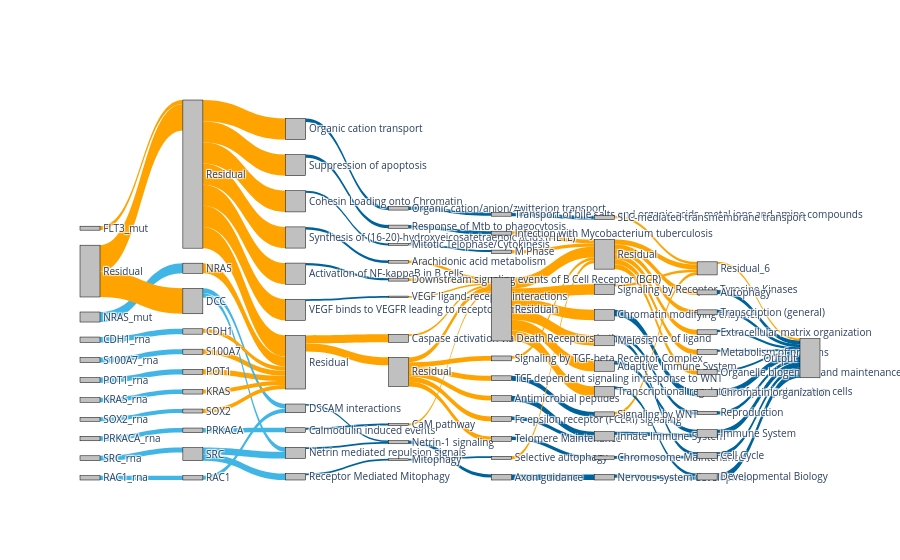

The cell this chart's notebook holds for it:
### Code cell
imps_dir = '/mnt/disks/pancan/pnet/results/ploidy/tcga_skcm/run0/'
savepath = '/mnt/disks/pancan/pnet/figures/ploidy_tcga_sankey_diagram.html'
sk = sankey_diag.SankeyDiag(imps_dir)
fig = sk.get_sankey_diag(savepath)

### Figure 1 — Plotly figure (JSON) as saved in the notebook; plotly's stock layout.template omitted (floating-point values rounded to 4 significant figures)
{"data": [{"link": {"color": ["#41B6E6", "#41B6E6", "#41B6E6", "#41B6E6", "#41B6E6", "#41B6E6", "#41B6E6", "#41B6E6", "#FFA300", "#41B6E6", "#FFA300", "#FFA300", "#FFA300", "#41B6E6", "#41B6E6", "#FFA300", "#FFA300", "#41B6E6", "#41B6E6", "#41B6E6", "#41B6E6", "#FFA300", "#FFA300", "#FFA300", "#FFA300", "#FFA300", "#FFA300", "#FFA300", "#FFA300", "#FFA300", "#FFA300", "#00629B", "#00629B", "#00629B", "#00629B", "#00629B", "#00629B", "#00629B", "#00629B", "#00629B", "#00629B", "#FFA300", "#FFA300", "#00629B", "#00629B", "#00629B", "#FFA300", "#FFA300", "#00629B", "#FFA300", "#FFA300", "#00629B", "#FFA300", "#FFA300", "#FFA300", "#FFA300", "#FFA300", "#FFA300", "#FFA300", "#00629B", "#00629B", "#00629B", "#FFA300", "#00629B", "#00629B", "#FFA300", "#00629B", "#FFA300", "#FFA300", "#FFA300", "#FFA300", "#FFA300", "#FFA300", "#FFA300", "#FFA300", "#00629B", "#00629B", "#00629B", "#00629B", "#00629B", "#00629B", "#FFA300", "#00629B", "#00629B", "#FFA300", "#FFA300", "#FFA300", "#FFA300", "#FFA300", "#FFA300", "#FFA300", "#FFA300", "#00629B", "#00629B", "#00629B", "#00629B", "#00629B", "#00629B", "#00629B", "#00629B", "#00629B", "#00629B", "#FFA300"], "source": [2, 4, 6, 8, 10, 12, 14, 16, 18, 20, 0, 0, 3, 11, 11, 9, 7, 22, 22, 15, 17, 13, 5, 21, 1, 1, 1, 1, 1, 1, 1, 24, 25, 26, 27, 28, 29, 30, 31, 32, 33, 23, 23, 35, 36, 37, 38, 39, 40, 41, 42, 43, 44, 34, 34, 34, 34, 34, 34, 46, 47, 48, 49, 50, 51, 52, 53, 54, 55, 45, 45, 45, 45, 45, 45, 57, 58, 59, 60, 60, 61, 62, 63, 64, 65, 66, 56, 56, 56, 56, 56, 56, 68, 69, 70, 71, 72, 73, 74, 75, 76, 77, 67], "target": [3, 5, 7, 9, 11, 13, 15, 17, 1, 21, 22, 1, 23, 30, 31, 23, 23, 33, 30, 29, 33, 23, 23, 23, 24, 25, 26, 27, 28, 32, 23, 35, 36, 39, 38, 40, 42, 37, 43, 44, 37, 41, 34, 50, 49, 47, 45, 45, 52, 45, 45, 54, 45, 46, 48, 51, 53, 55, 45, 58, 61, 62, 56, 65, 63, 56, 58, 56, 56, 57, 59, 60, 64, 66, 56, 69, 70, 70, 73, 72, 68, 67, 72, 68, 67, 67, 71, 74, 75, 76, 77, 67, 78, 78, 78, 78, 78, 78, 78, 78, 78, 78, 78], "value": [0.02118, 0.01139, 0.01084, 0.0108, 0.01026, 0.00973, 0.009558, 0.009185, 0.008405, 0.008337, 0.05364, 0.05569, 0.02149, 0.01376, 0.01376, 0.01084, 0.0107, 0.009746, 0.009746, 0.009667, 0.008719, 0.008644, 0.008392, 0.008364, 0.04466, 0.04466, 0.04466, 0.04466, 0.04466, 0.04466, 0.04466, 0.007481, 0.006933, 0.005234, 0.004625, 0.004287, 0.004183, 0.003752, 0.003694, 0.003464, 0.002984, 0.01693, 0.01693, 0.007199, 0.006942, 0.00668, 0.006199, 0.005616, 0.004102, 0.004078, 0.003812, 0.003404, 0.003228, 0.01028, 0.01028, 0.01028, 0.01028, 0.01028, 0.01028, 0.01243, 0.01182, 0.01012, 0.008248, 0.008039, 0.007366, 0.007214, 0.007063, 0.006451, 0.006044, 0.02226, 0.02226, 0.02226, 0.02226, 0.02226, 0.02226, 0.01398, 0.00829, 0.007757, 0.007299, 0.007299, 0.006834, 0.006388, 0.006011, 0.005913, 0.005706, 0.005136, 0.01042, 0.01042, 0.01042, 0.01042, 0.01042, 0.01042, 0.01346, 0.01207, 0.01169, 0.008415, 0.007511, 0.007057, 0.006009, 0.004435, 0.004199, 0.004041, 0.004041]}, "node": {"color": "silver", "label": ["Residual", "Residual", "NRAS_mut", "NRAS", "CDH1_rna", "CDH1", "S100A7_rna", "S100A7", "POT1_rna", "POT1", "SRC_rna", "SRC", "KRAS_rna", "KRAS", "PRKACA_rna", "PRKACA", "RAC1_rna", "RAC1", "FLT3_mut", "FLT3", "SOX2_rna", "SOX2", "DCC", "Residual", "Organic cation transport", "Suppression of apoptosis", "Synthesis of (16-20)-hydroxyeicosatetraenoic acids (HETE)", "Activation of NF-kappaB in B cells", "Cohesin Loading onto Chromatin", "Calmodulin induced events", "Netrin mediated repulsion signals", "Receptor Mediated Mitophagy", "VEGF binds to VEGFR leading to receptor dimerization", "DSCAM interactions", "Residual", "Organic cation/anion/zwitterion transport", "Response of Mtb to phagocytosis", "Netrin-1 signaling", "Downstream signaling events of B Cell Receptor (BCR)", "Arachidonic acid metabolism", "Mitotic Telophase/Cytokinesis", "Caspase activation via Death Receptors in the presence of ligand", "CaM pathway", "Mitophagy", "VEGF ligand-receptor interactions", "Residual", "Antimicrobial peptides", "Axon guidance", "TCF dependent signaling in response to WNT", "Infection with Mycobacterium tuberculosis", "Transport of bile salts and organic acids, metal ions and amine compounds", "Telomere Maintenance", "M Phase", "Fc epsilon receptor (FCERI) signaling", "Selective autophagy", "Signaling by TGF-beta Receptor Complex", "Residual", "Chromatin modifying enzymes", "Innate Immune System", "Adaptive Immune System", "Meiosis", "Nervous system development", "Signaling by WNT", "Chromosome Maintenance", "Transcriptional regulation of pluripotent stem cells", "SLC-mediated transmembrane transport", "Signaling by Receptor Tyrosine Kinases", "Residual_6", "Developmental Biology", "Chromatin organization", "Immune System", "Autophagy", "Cell Cycle", "Reproduction", "Transcription (general)", "Extracellular matrix organization", "Metabolism of proteins", "Organelle biogenesis and maintenance", "Output"], "line": {"color": "black", "width": 0.5}, "pad": 15, "thickness": 20}, "type": "sankey"}], "layout": {"autosize": true, "font": {"size": 10}}}
